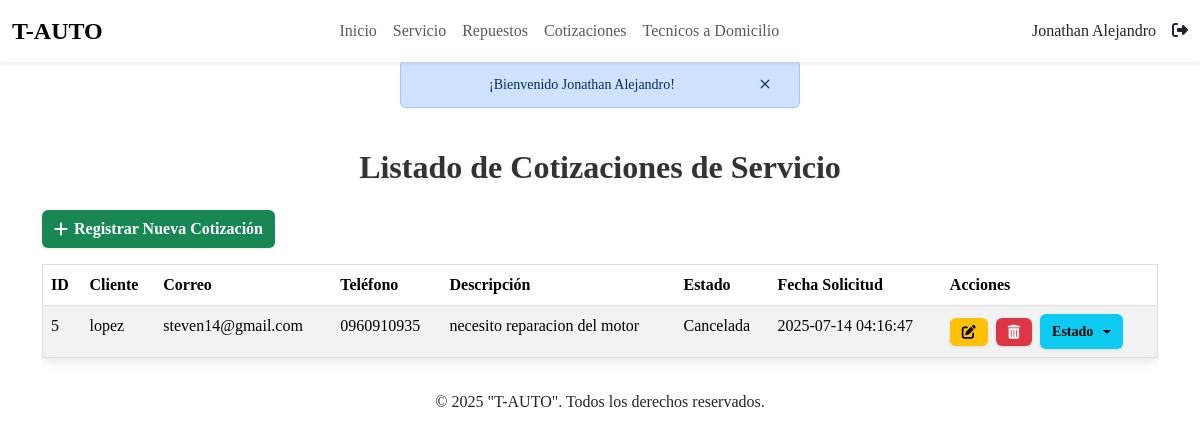
The app's page /index.php?c=Cotizacion&f=listar (signed in) with its own data.
### tables this page shows
CREATE TABLE `cotizacion` (
  `id_cotizacion` int(11) NOT NULL,
  `nombre_cliente` varchar(100) NOT NULL,
  `correo_cliente` varchar(100) NOT NULL,
  `telefono_cliente` varchar(20) DEFAULT NULL,
  `descripcion_servicio` text NOT NULL,
  `estado` varchar(50) NOT NULL DEFAULT 'Pendiente',
  `fecha_solicitud` timestamp NOT NULL DEFAULT current_timestamp()
);

### controller/CotizacionController.php (called while the page is built, shortened)
<?php
require_once 'config/Conexion.php';
require_once 'model/dto/Cotizacion.php';
require_once 'model/dao/CotizacionDAO.php';
class CotizacionController {
    private $cotizacionDAO;
    public function __construct() {
        $this->cotizacionDAO = new CotizacionDAO();
    }
    public function listar() {
        $cotizaciones = $this->cotizacionDAO->listarCotizaciones();
        require_once 'view/cotizacion/cotizacion_list.php';
    }
}

### index.php (called while the page is built, shortened)
<?php
$funcion = (!empty($_REQUEST['f'])) ? htmlentities($_REQUEST['f']) : FUNCION_PRINCIPAL;
$cont = new $controlador();
$cont->$funcion();
?>

### config/Conexion.php (called while the page is built)
<?php
class Conexion {
    public static function getConexion() {
        $dsn = 'mysql:host=localhost;port=3306;dbname=' . DBNAME;
        $conexion = null;
        try {
            $conexion = new PDO($dsn, DBUSER, DBPASSWORD);
             $conexion->setAttribute(PDO::ATTR_ERRMODE, PDO::ERRMODE_EXCEPTION);
        } catch (Exception $e) {
            echo $e;
            die("error " . $e->getMessage());
        }
        return $conexion;
    }
}

### model/dao/CotizacionDAO.php (called while the page is built, shortened)
<?php
require_once 'config/Conexion.php';
require_once 'model/dto/Cotizacion.php';
class CotizacionDAO {
    private $conexion;
    public function __construct() {
        $this->conexion = Conexion::getConexion();
    }
    public function listarCotizaciones() {
        $sql = "SELECT id_cotizacion, nombre_cliente, correo_cliente, telefono_cliente, descripcion_servicio, estado, fecha_solicitud
                FROM cotizacion
                ORDER BY fecha_solicitud DESC";
        try {
            $stmt = $this->conexion->prepare($sql);
            $stmt->execute();
            $result = $stmt->fetchAll(PDO::FETCH_ASSOC);
            $cotizaciones = [];
            foreach ($result as $row) {
                $cotizacion = new Cotizacion(
                    $row['id_cotizacion'],
                    $row['nombre_cliente'],
                    $row['correo_cliente'],
                    $row['telefono_cliente'],
                    $row['descripcion_servicio'],
                    $row['estado'],
                    $row['fecha_solicitud'],
                    null
                );
                $cotizaciones[] = $cotizacion;
            }
            return $cotizaciones;
        } catch (PDOException $e) {
            error_log("Error al listar cotizaciones: " . $e->getMessage());
            return [];
        }
    }
}

### model/dto/Cotizacion.php (called while the page is built, shortened)
<?php
class Cotizacion {
    private $idCotizacion;
    private $clienteNombre;
    private $clienteCorreo;
    private $clienteTelefono;
    private $descripcionServicio;
    private $estado;
    private $fechaSolicitud;
    public function __construct($idCotizacion, $clienteNombre, $clienteCorreo, $clienteTelefono, $descripcionServicio, $estado, $fechaSolicitud, $fechaActualizacion = null) {
        $this->idCotizacion = $idCotizacion;
        $this->clienteNombre = $clienteNombre;
        $this->clienteCorreo = $clienteCorreo;
        $this->clienteTelefono = $clienteTelefono;
        $this->descripcionServicio = $descripcionServicio;
        $this->estado = $estado;
        $this->fechaSolicitud = $fechaSolicitud;
    }
    public function getIdCotizacion() {
        return $this->idCotizacion;
    }
    public function getClienteNombre() {
        return $this->clienteNombre;
    }
    public function getClienteCorreo() {
        return $this->clienteCorreo;
    }
    public function getClienteTelefono() {
        return $this->clienteTelefono;
    }
    public function getDescripcionServicio() {
        return $this->descripcionServicio;
    }
    public function getEstado() {
        return $this->estado;
    }
    public function getFechaSolicitud() {
        return $this->fechaSolicitud;
    }
}

### view/cotizacion/cotizacion_list.php (the view, shortened to what this page needs)
<main id="contenedor">
    <div class="container mt-4">
        <h2 class="titulos_h2 text-center mb-4">Listado de Cotizaciones de Servicio</h2>
        <div class="mb-3 d-flex justify-content-between align-items-center">
            <a href="index.php?c=Cotizacion&f=form_registrar" class="btn btn-success">
                <i class="fa-solid fa-plus"></i> Registrar Nueva Cotización
            </a>
        </div>
        <?php if (empty($cotizaciones)): ?>
            <div class="alert alert-info text-center" role="alert">
                No hay cotizaciones de servicio registradas.
            </div>
        <?php else: ?>
            <div class="table-responsive">
                <table class="table table-striped table-hover">
                    <thead>
                        <tr>
                            <th>ID</th>
                            <th>Cliente</th>
                            <th>Correo</th>
                            <th>Teléfono</th>
                            <th>Descripción</th>
                            <th>Estado</th>
                            <th>Fecha Solicitud</th>
                            <th>Acciones</th> </tr>
                    </thead>
                    <tbody>
                        <?php foreach ($cotizaciones as $cot): ?>
                            <tr>
                                <td><?php echo htmlspecialchars($cot->getIdCotizacion()); ?></td>
                                <td><?php echo htmlspecialchars($cot->getClienteNombre()); ?></td>
                                <td><?php echo htmlspecialchars($cot->getClienteCorreo()); ?></td>
                                <td><?php echo htmlspecialchars($cot->getClienteTelefono()); ?></td>
                                <td><?php echo htmlspecialchars(substr($cot->getDescripcionServicio(), 0, 50)) . (strlen($cot->getDescripcionServicio()) > 50 ? '...' : ''); ?></td>
                                <td><?php echo htmlspecialchars($cot->getEstado()); ?></td>
                                <td><?php echo htmlspecialchars($cot->getFechaSolicitud()); ?></td>
                                <td>
                                    <a href="index.php?c=Cotizacion&f=form_editar&id=<?php echo $cot->getIdCotizacion(); ?>" class="btn btn-warning btn-sm me-1" title="Editar">
                                        <i class="fa-solid fa-pen-to-square"></i>
                                    </a>
                                    <a href="index.php?c=Cotizacion&f=eliminar&id=<?php echo $cot->getIdCotizacion(); ?>" class="btn btn-danger btn-sm me-1" title="Eliminar"
                                       onclick="return confirm('¿Estás seguro de que deseas eliminar esta cotización? Esta acción es irreversible.');">
                                        <i class="fa-solid fa-trash-can"></i>
                                    </a>
                                    <div class="dropdown d-inline-block">
                                        <button class="btn btn-info btn-sm dropdown-toggle" type="button" id="dropdownEstado<?php echo $cot->getIdCotizacion(); ?>" data-bs-toggle="dropdown" aria-expanded="false">
                                            Estado
                                        </button>
                                    </div>
                                </td>
                            </tr>
                        <?php endforeach; ?>
                    </tbody>
                </table>
            </div>
        <?php endif; ?>
    </div>
</main>

### assets/css/styles.css (style rules this page uses)
* { margin: 0; padding: 0; box-sizing: border-box; font-family: 'Times New Roman', Times, serif; }
.titulos_h2 { font-size: 2rem; margin-bottom: 1rem; color: #333; }
.titulos_h2 { font-size: 2rem; font-weight: 700; color: #333; text-shadow: 1px 1px 2px rgba(0,0,0,0.05); }
.table-responsive { overflow-x: auto; -webkit-overflow-scrolling: touch; }
.btn { padding: 7px 12px; font-size: 0.7 rem; font-weight: 600; border-radius: 6px; cursor: pointer; text-decoration: none; display: inline-flex; align-items: center; gap: 6px; border: none; transition: background-color 0.3s ease, transform 0.2s ease, box-shadow 0.3s ease; white-space: nowrap; box-shadow: 0 1px 3px rgba(0, 0, 0, 0.1); }
.table { max-height: 450px; overflow-y: auto; border-radius: 8px; box-shadow: 0 4px 12px rgba(0,0,0,0.1); border: 1px solid #ddd; }

### records on screen
cotizacion: id_cotizacion "5", nombre_cliente "lopez", correo_cliente "steven14@gmail.com", telefono_cliente "0960910935", descripcion_servicio "necesito reparacion del motor", estado "Cancelada", fecha_solicitud "2025-07-14 04:16:47"

### other values on screen
$_SESSION['nombre'] "Jonathan Alejandro"
$_SESSION['mensaje'] "¡Bienvenido Jonathan Alejandro!"
